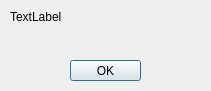
<?xml version="1.0" encoding="UTF-8"?>
<ui version="4.0">
 <class>Dialog</class>
 <widget class="QDialog" name="Dialog">
  <property name="geometry">
   <rect>
    <x>0</x>
    <y>0</y>
    <width>211</width>
    <height>91</height>
   </rect>
  </property>
  <property name="windowTitle">
   <string>Dialog</string>
  </property>
  <widget class="QDialogButtonBox" name="ok_button">
   <property name="geometry">
    <rect>
     <x>70</x>
     <y>60</y>
     <width>71</width>
     <height>21</height>
    </rect>
   </property>
   <property name="orientation">
    <enum>Qt::Horizontal</enum>
   </property>
   <property name="standardButtons">
    <set>QDialogButtonBox::Ok</set>
   </property>
  </widget>
  <widget class="QLabel" name="error_label">
   <property name="geometry">
    <rect>
     <x>10</x>
     <y>10</y>
     <width>181</width>
     <height>41</height>
    </rect>
   </property>
   <property name="text">
    <string>TextLabel</string>
   </property>
   <property name="alignment">
    <set>Qt::AlignLeading|Qt::AlignLeft|Qt::AlignTop</set>
   </property>
   <property name="wordWrap">
    <bool>true</bool>
   </property>
  </widget>
 </widget>
 <resources/>
 <connections>
  <connection>
   <sender>ok_button</sender>
   <signal>accepted()</signal>
   <receiver>Dialog</receiver>
   <slot>accept()</slot>
   <hints>
    <hint type="sourcelabel">
     <x>248</x>
     <y>254</y>
    </hint>
    <hint type="destinationlabel">
     <x>157</x>
     <y>274</y>
    </hint>
   </hints>
  </connection>
  <connection>
   <sender>ok_button</sender>
   <signal>rejected()</signal>
   <receiver>Dialog</receiver>
   <slot>reject()</slot>
   <hints>
    <hint type="sourcelabel">
     <x>316</x>
     <y>260</y>
    </hint>
    <hint type="destinationlabel">
     <x>286</x>
     <y>274</y>
    </hint>
   </hints>
  </connection>
 </connections>
</ui>
